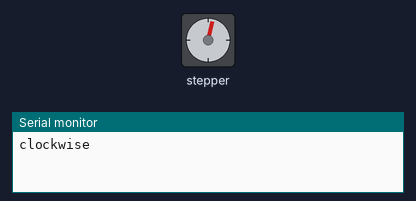
The sketch below on a simulated Arduino Uno, built with avr-gcc and run on an emulated ATmega328P. Shown: stepper motor, the last lines printed to the serial monitor. Stepper angles assume 200 steps per turn.

Above: at 0.15 s.
At 8.08 s:
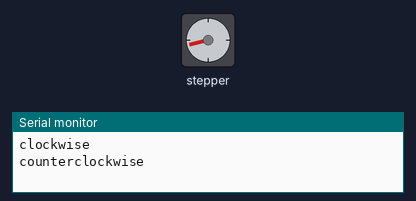
At 14.9 s:
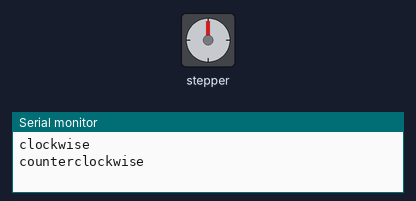
At 26.8 s:
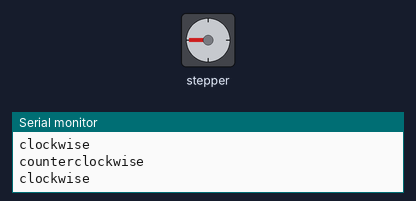
Timing chart, 0 to 40.0 s (numbered marks = the images above):
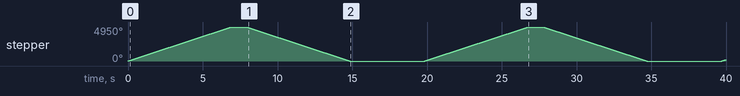

Measured:
- by itself, stepper: turns 4950° clockwise in 6.9 s, then 4950° counter-clockwise in 6.9 s, then 4950° clockwise in 6.9 s, then 4950° counter-clockwise in 6.9 s, and so on

The sketch:

motor.ino
```cpp
/*
 Stepper Motor Control - one revolution

 This program drives a unipolar or bipolar stepper motor.
 The motor is attached to digital pins 8 - 11 of the Arduino.

 The motor should revolve one revolution in one direction, then
 one revolution in the other direction.


 Created 11 Mar. 2007
 Modified 30 Nov. 2009
 by Tom Igoe

 */

#include <Stepper.h>

const int stepsPerRevolution = 200;  // change this to fit the number of steps per revolution
// for your motor

// initialize the stepper library on pins 8 through 11:
Stepper myStepper(stepsPerRevolution, 8, 9, 10, 11);

void setup() {
  // set the speed at 60 rpm:
  myStepper.setSpeed(120);
  // initialize the serial port:
  Serial.begin(9600);
}

void loop() {
  // step one revolution  in one direction:
  Serial.println("clockwise");
  myStepper.step(2750);
  delay(1000);

  // step one revolution in the other direction:
  Serial.println("counterclockwise");
  myStepper.step(-2750);
  digitalWrite(8,LOW); // so that current doesn't flow into the driver when it is idle; prevents heating up.
  digitalWrite(9,LOW);
  digitalWrite(10,LOW);
  digitalWrite(11,LOW);
  delay(5000);
}
```
